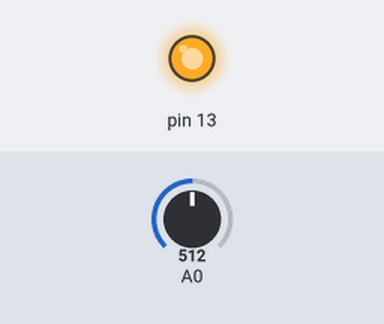
Recording of a sketch running on a simulated Arduino Uno, built with avr-gcc and run on an emulated ATmega328P. Shown: output pins drawn as LEDs (lit = HIGH). The test bench sets the inputs (shaded band); at power-on: A0 = 512.

Above: at 1.8 s.
1.9 s: A0 set to 792
3.4 s: A0 set to 809
At 4.3 s:
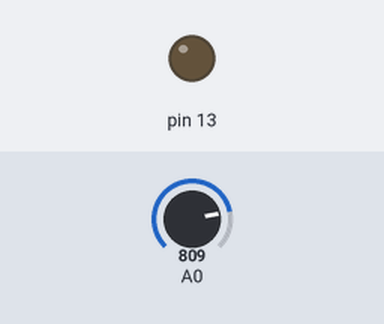
5.5 s: A0 set to 790
At 7.0 s:
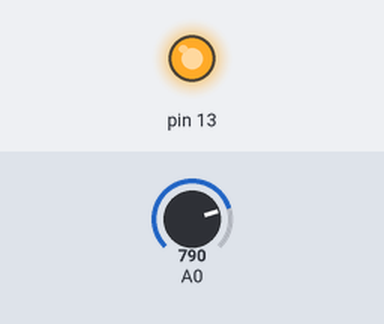
7.5 s: A0 set to 810
At 8.6 s:
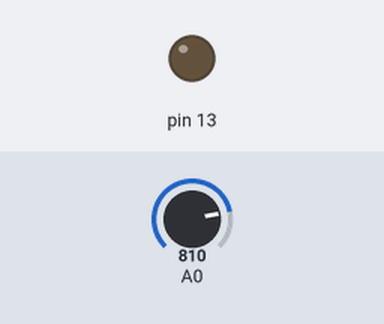
Timing chart, 0 to 10.5 s (numbered marks = the images above; inputs shaded):
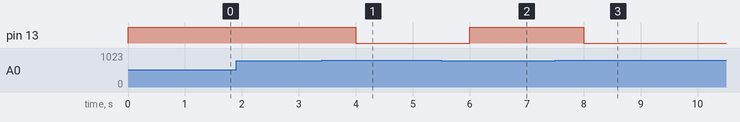

Measured:
- the behaviour switches between 800 and 801 on A0 (found by bisection; images 0 and 1)
- after the input at 1.9 s, every drawn part: stays the same
- after the input at 3.4 s, pin 13: HIGH → LOW after 0.60 s
- after the input at 5.5 s, pin 13: LOW → HIGH after 0.50 s
- after the input at 7.5 s, pin 13: HIGH → LOW after 0.50 s

The sketch:

Auto_Irrigation_System.ino
```cpp
#include <Arduino.h>

void setup(){
  pinMode(A0, INPUT);
  pinMode(13 , OUTPUT);
  Serial.begin(9600);
}

void loop(){
  if(analogRead(A0) > 800)digitalWrite(13, LOW);
  else digitalWrite(13, HIGH);
  delay(1000);
}
```
